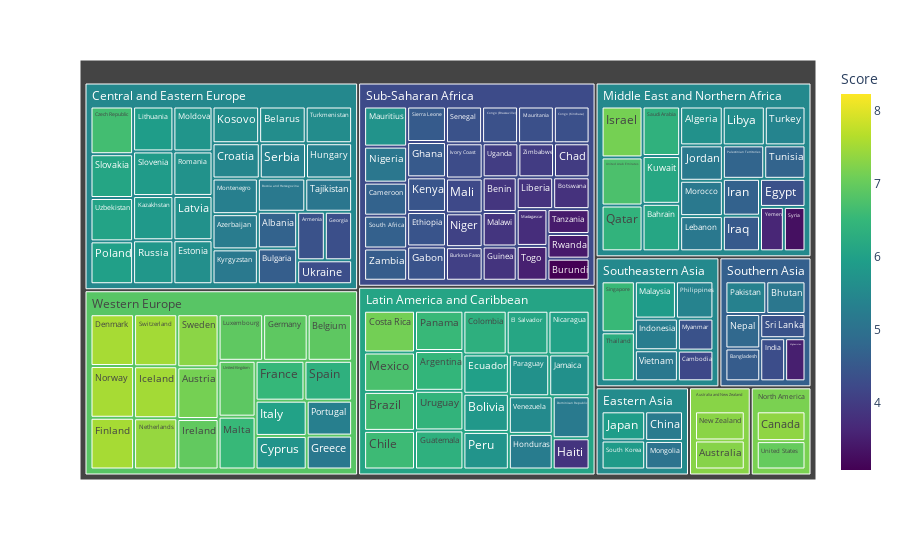

The code cell stored with this chart in its notebook:
### Markdown cell above
As the plot shows, most of the countries within the same geographic locations tend to have similar happiness scores. For example, all Western European countries have a happiness score of around 6 whereas Sub-Saharan Africa’s countries' happiness score is all-around 4.

### Code cell
df_allmean["world"] = "world" # in order to have a single root node
fig = px.treemap(df_allmean, path=['Region', 'Country'], values='Score',
                  color=df_allmean['Score'], hover_data=['Rank'],
                  color_continuous_scale='Viridis',
                  color_continuous_midpoint=np.average(df_allmean['Score'], weights=df_allmean['Score']))

fig.show()

### Figure 1 — Plotly figure (JSON) as saved in the notebook; plotly's stock layout.template omitted (floating-point values rounded to 4 significant figures; data arrays with more than 128 entries replaced by an {"elided": "..."} marker saying what was removed)
{"data": [{"branchvalues": "total", "customdata": {"elided": "151x2 mixed values"}, "domain": {"x": [0, 1], "y": [0, 1]}, "hovertemplate": "labels=%{label}<br>Score_sum=%{value}<br>parent=%{parent}<br>id=%{id}<br>Rank=%{customdata[0]}<br>Score=%{color}<extra></extra>", "ids": {"elided": "151 str values"}, "labels": {"elided": "151 str values"}, "marker": {"coloraxis": "coloraxis", "colors": {"elided": "151 float values"}}, "name": "", "parents": {"elided": "151 str values"}, "type": "treemap", "values": {"elided": "151 float values"}}], "layout": {"coloraxis": {"cmid": 5.654, "colorbar": {"title": {"text": "Score"}}, "colorscale": [[0, "#440154"], [0.1111, "#482878"], [0.2222, "#3e4989"], [0.3333, "#31688e"], [0.4444, "#26828e"], [0.5556, "#1f9e89"], [0.6667, "#35b779"], [0.7778, "#6ece58"], [0.8889, "#b5de2b"], [1, "#fde725"]]}, "legend": {"tracegroupgap": 0}, "margin": {"t": 60}}}
